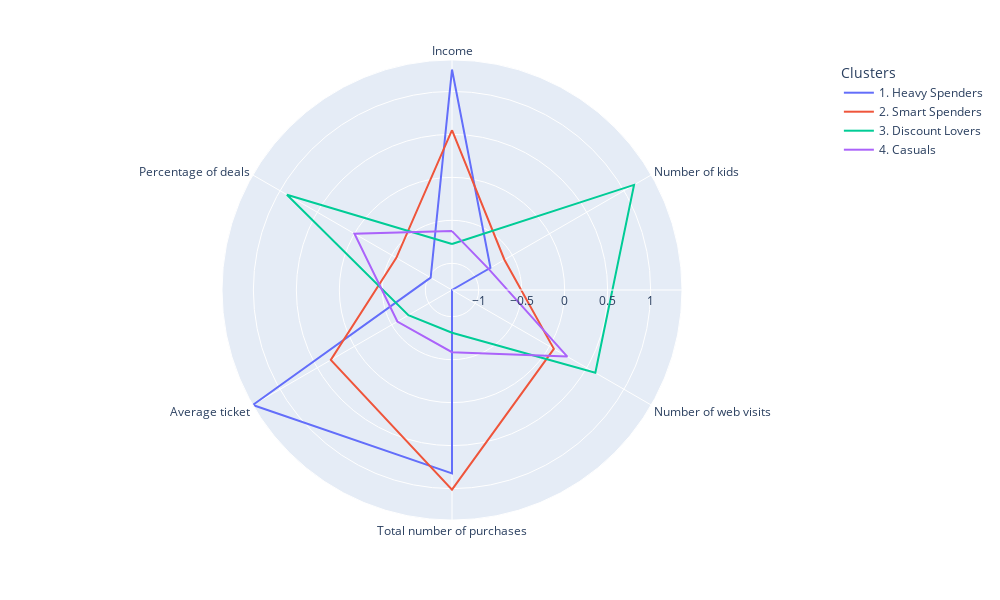

This figure's notebook cell:
### Code cell
# Visualization of each cluster behavior

polar=x_cluster_df.groupby('Clusters').mean().reset_index()
polar=pd.melt(polar,id_vars=['Clusters'])
fig4 = px.line_polar(polar, r='value', theta='variable', color='Clusters', line_close=True,height=600,width=1000)

fig4.show()

### Figure 1 — Plotly figure (JSON) as saved in the notebook; plotly's stock layout.template omitted (floating-point values rounded to 4 significant figures)
{"data": [{"hovertemplate": "Clusters=1. Heavy Spenders<br>value=%{r}<br>variable=%{theta}<extra></extra>", "legendgroup": "1. Heavy Spenders", "line": {"color": "#636efa", "dash": "solid"}, "marker": {"symbol": "circle"}, "mode": "lines", "name": "1. Heavy Spenders", "r": [1.254, -0.7938, -1.31, 0.8236, 1.365, -1.024, 1.254], "showlegend": true, "subplot": "polar", "theta": ["Income", "Number of kids", "Number of web visits", "Total number of purchases", "Average ticket", "Percentage of deals", "Income"], "type": "scatterpolar"}, {"hovertemplate": "Clusters=2. Smart Spenders<br>value=%{r}<br>variable=%{theta}<extra></extra>", "legendgroup": "2. Smart Spenders", "line": {"color": "#EF553B", "dash": "solid"}, "marker": {"symbol": "circle"}, "mode": "lines", "name": "2. Smart Spenders", "r": [0.5497, -0.6066, 0.05762, 1.012, 0.3175, -0.5628, 0.5497], "showlegend": true, "subplot": "polar", "theta": ["Income", "Number of kids", "Number of web visits", "Total number of purchases", "Average ticket", "Percentage of deals", "Income"], "type": "scatterpolar"}, {"hovertemplate": "Clusters=3. Discount Lovers<br>value=%{r}<br>variable=%{theta}<extra></extra>", "legendgroup": "3. Discount Lovers", "line": {"color": "#00cc96", "dash": "solid"}, "marker": {"symbol": "circle"}, "mode": "lines", "name": "3. Discount Lovers", "r": [-0.7758, 1.134, 0.6149, -0.8131, -0.7246, 0.9069, -0.7758], "showlegend": true, "subplot": "polar", "theta": ["Income", "Number of kids", "Number of web visits", "Total number of purchases", "Average ticket", "Percentage of deals", "Income"], "type": "scatterpolar"}, {"hovertemplate": "Clusters=4. Casuals<br>value=%{r}<br>variable=%{theta}<extra></extra>", "legendgroup": "4. Casuals", "line": {"color": "#ab63fa", "dash": "solid"}, "marker": {"symbol": "circle"}, "mode": "lines", "name": "4. Casuals", "r": [-0.6251, -0.8189, 0.2384, -0.5869, -0.5764, -0.0003273, -0.6251], "showlegend": true, "subplot": "polar", "theta": ["Income", "Number of kids", "Number of web visits", "Total number of purchases", "Average ticket", "Percentage of deals", "Income"], "type": "scatterpolar"}], "layout": {"height": 600, "legend": {"title": {"text": "Clusters"}, "tracegroupgap": 0}, "margin": {"t": 60}, "polar": {"angularaxis": {"direction": "clockwise", "rotation": 90}, "domain": {"x": [0, 1], "y": [0, 1]}}, "width": 1000}}
